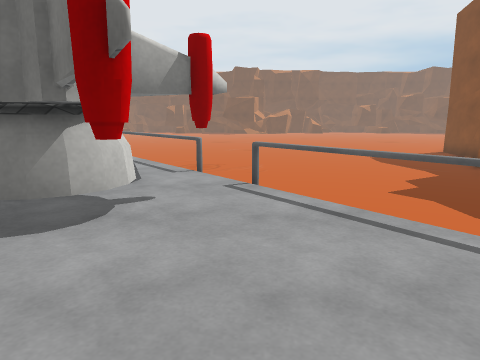
View 1 (above)

24 first-person views from a walk through a scene from a Unity 3-D project. The camera is 1.2 m above the floor, tilts 10° down and sees 70° across. The floor is counted in squares, 1 m on a side. Each view is taken from the middle of a square. On the plan, view 1 faces up. The plan holds only what a view shows up to about 14 squares ahead; the rest is blank. The place goes on beyond the plan. Some surface patterns are stand-ins.

View 2
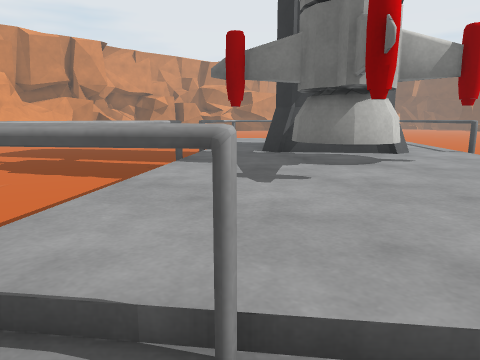

View 3
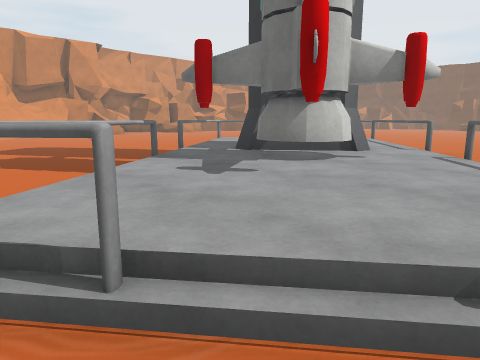

View 4
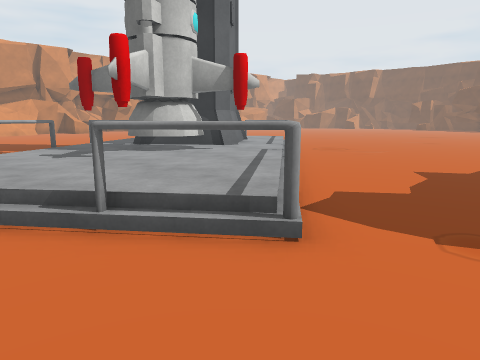

View 5
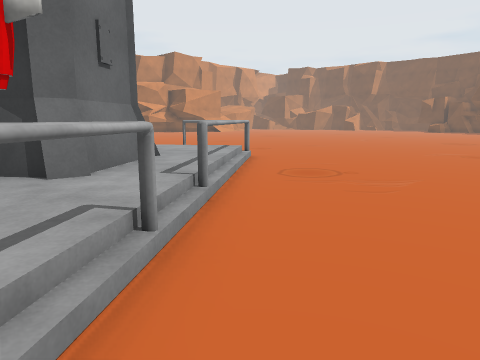

View 6
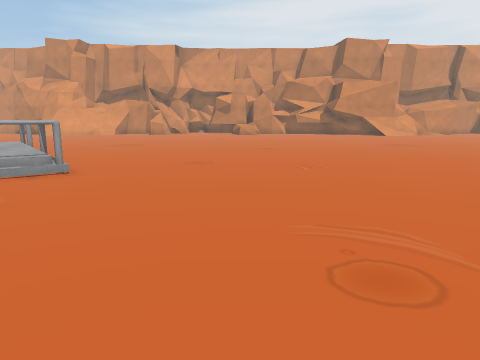

View 7
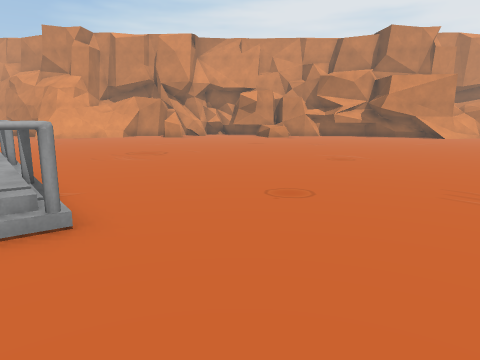

View 8
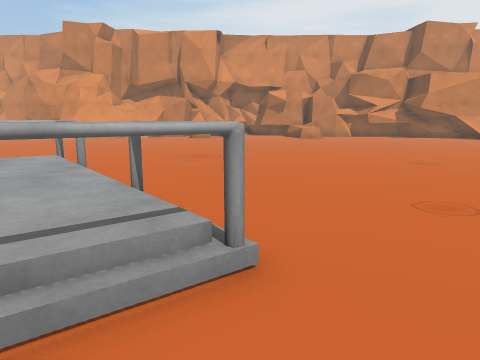

View 9
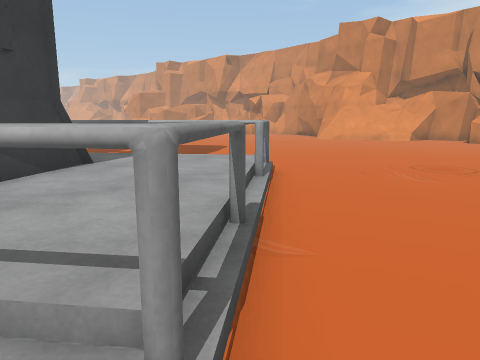

View 10
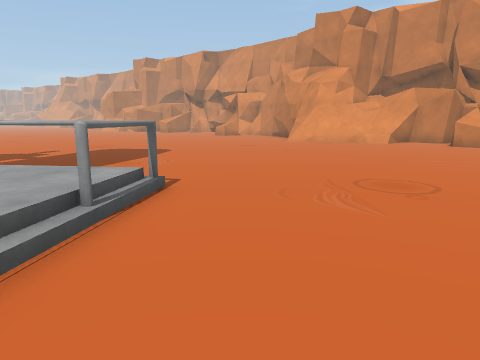

View 11
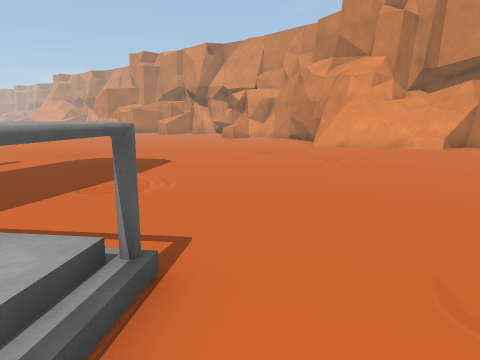

View 12
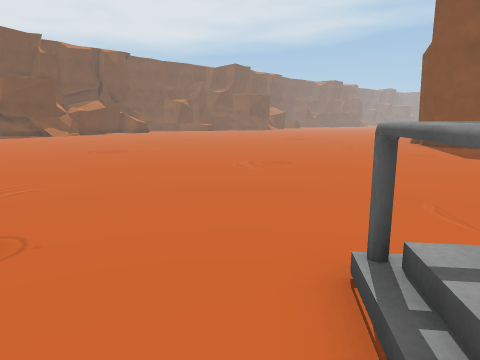

View 13
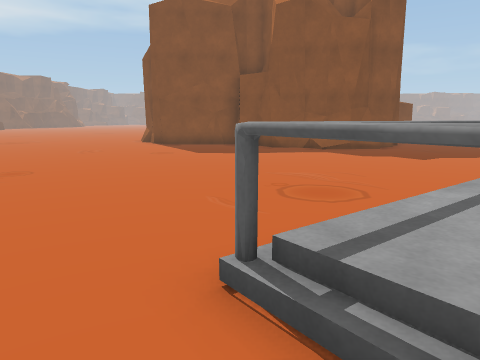

View 14
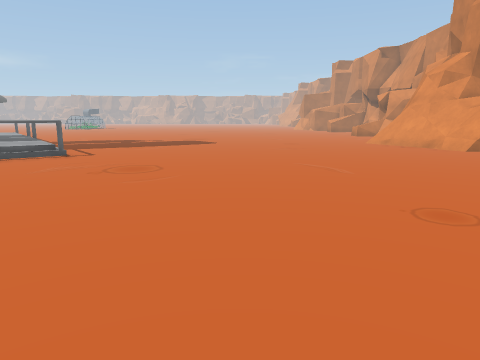

View 15
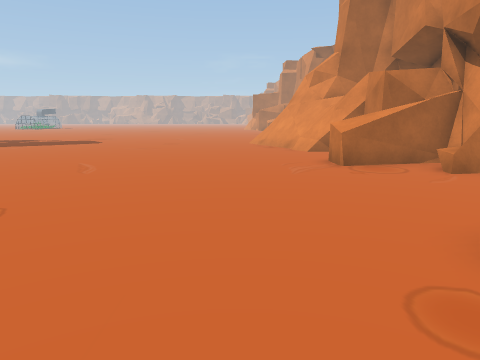

View 16
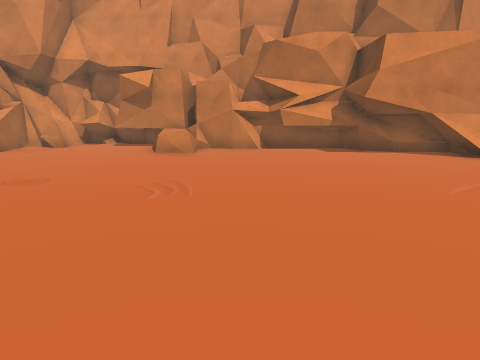

View 17
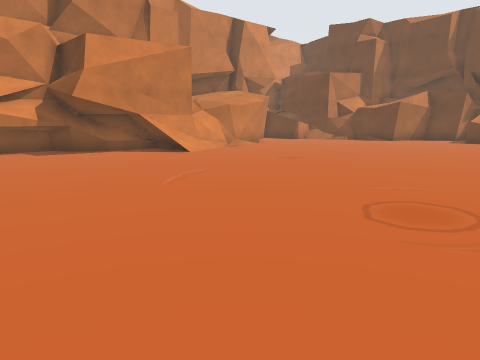

View 18
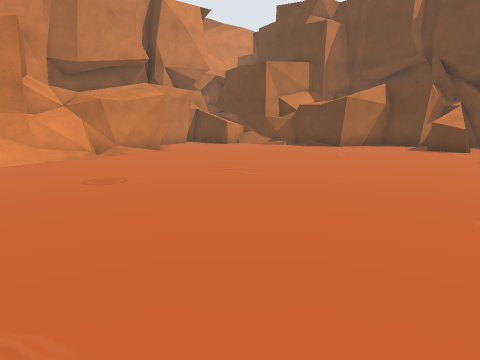

View 19
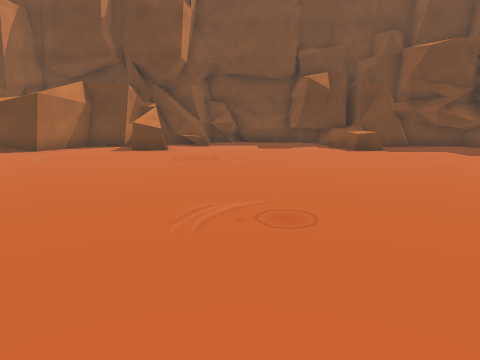

View 20
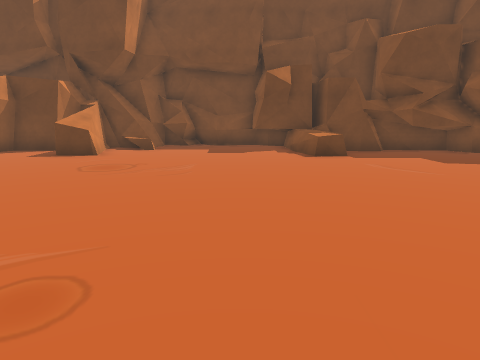

View 21
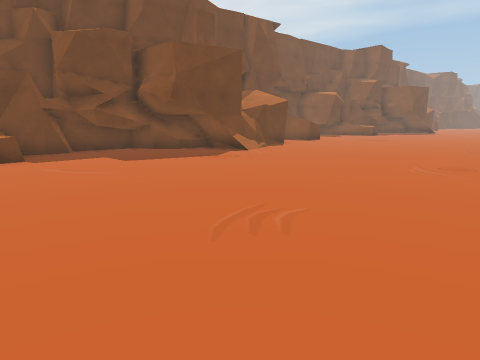

View 22
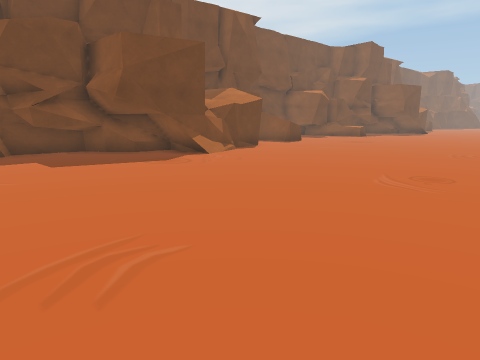

View 23
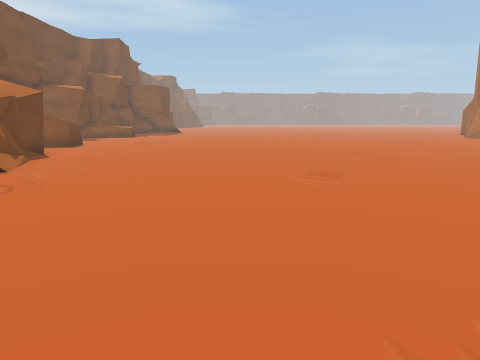

View 24
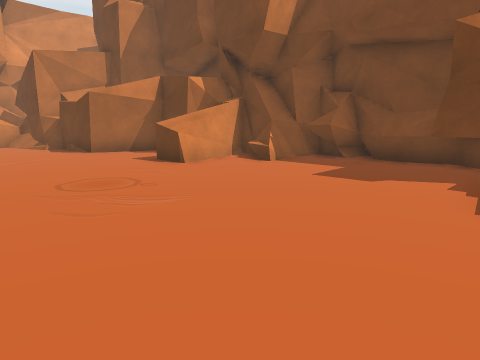

### Floor plan
Key: @ floor where view 1 was taken; # wall or solid block; . main floor; : floor 0.5 m higher than the main floor; / step, stairs or slope; = window, fence, low wall or low ledge; ^ raised ledge; T thing the floor can be seen under or through; O other object.
Columns run from 26 left of view 1 to 7 right of it. Each row starts with its distance up from view 1.
 46             ####
 45            ##^####
 44           #^=^#..#
 43          ##==....#####
 42        ###^#......=^####
 41       ##..^^.......^..#####
 40     #^#..................#####^#..
 39    =.......................O==....
 38    ...............................
 37       ............................
 36      .............................
 35     ..............................
 34   #...............................
 33   #...............................
 32   ^...............................
 31   #...............................
 30  #^=............. ................
 29  ##=.............. .... ..........
 28  ##O...........       .   ........
 27  ##............       ..   .......
 26 ###..............     ...    .....
 25 ###........... ....  .....    ....
 24 #............. ..... ......     ..
 23 #...........................
 22 #............................   ..
 21 #.................................
 20 #.................................
 19 ..................................
 18 ^^................................
 17 ^^................................
 16 ..................................
 15 ..................................
 14 ..................................
 13 .....................#............
 12 ....................#:#...........
 11 =^................./:::#..........
 10 ^^...............#/:::::#.........
  9  ...............T:::::#:#.........
  8  ...............TT::######.......
  7 ##...............T::# ###:/.......
  6  ^=...............T:/ ##::/T......
  5     ...............T/#####:TT.....
  4      ..............T/::##:::T.....
  3       ............../:#::#:::#..
  2        ..............T::::::::#..
  1         ..............T::::::#...
  0          ..............T::@//...
 -1           .......  ....T::#/ .. .
 -2            ......        #...

Where each view was taken, in squares from view 1:
view 1: 0 up, 0 right, facing up
view 2: 2 down, 1 right, facing up-left
view 3: 2 down, 2 right, facing up-left
view 4: 1 down, 6 right, facing up-left
view 5: 5 up, 3 right, facing up-left
view 6: 17 up, 3 right, facing left
view 7: 15 up, 1 left, facing left
view 8: 13 up, 2 left, facing left
view 9: 14 up, 4 left, facing down-left
view 10: 14 up, 7 left, facing down-left
view 11: 11 up, 9 left, facing down-left
view 12: 12 up, 7 left, facing up-right
view 13: 13 up, 7 left, facing right
view 14: 20 up, 16 left, facing down
view 15: 20 up, 22 left, facing down
view 16: 20 up, 12 left, facing left
view 17: 20 up, 12 left, facing up-left
view 18: 26 up, 12 left, facing up-left
view 19: 27 up, 12 left, facing up
view 20: 29 up, 10 left, facing up
view 21: 29 up, 9 left, facing up-right
view 22: 29 up, 7 left, facing up-right
view 23: 33 up, 7 left, facing right
view 24: 35 up, 7 left, facing up-left
